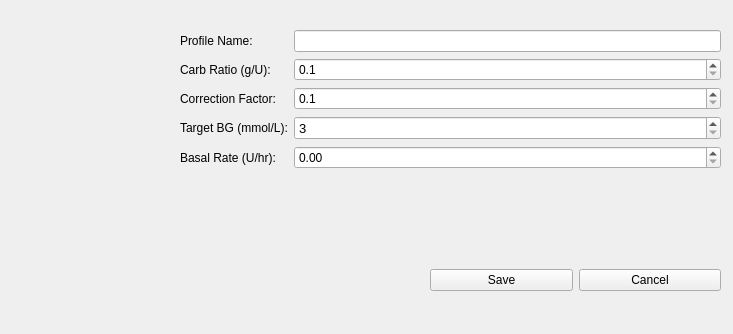
<?xml version="1.0" encoding="UTF-8"?>
<ui version="4.0">
 <class>ProfileEditorPage</class>
 <widget class="QWidget" name="ProfileEditorPage">
  <property name="geometry">
   <rect>
    <x>0</x>
    <y>0</y>
    <width>733</width>
    <height>334</height>
   </rect>
  </property>
  <property name="windowTitle">
   <string>Form</string>
  </property>
  <widget class="QWidget" name="formLayoutWidget">
   <property name="geometry">
    <rect>
     <x>180</x>
     <y>30</y>
     <width>541</width>
     <height>181</height>
    </rect>
   </property>
   <layout class="QFormLayout" name="formLayout">
    <item row="0" column="0">
     <widget class="QLabel" name="lblName">
      <property name="text">
       <string>Profile Name:</string>
      </property>
     </widget>
    </item>
    <item row="3" column="0">
     <widget class="QLabel" name="lblTargetBG">
      <property name="text">
       <string>Target BG (mmol/L):</string>
      </property>
     </widget>
    </item>
    <item row="2" column="0">
     <widget class="QLabel" name="lblCorrection">
      <property name="text">
       <string>Correction Factor:</string>
      </property>
     </widget>
    </item>
    <item row="1" column="0">
     <widget class="QLabel" name="lblCarbRatio">
      <property name="text">
       <string>Carb Ratio (g/U):</string>
      </property>
     </widget>
    </item>
    <item row="0" column="1">
     <widget class="QLineEdit" name="leName"/>
    </item>
    <item row="1" column="1">
     <widget class="QDoubleSpinBox" name="sbCarbRatio">
      <property name="decimals">
       <number>1</number>
      </property>
      <property name="minimum">
       <double>0.100000000000000</double>
      </property>
      <property name="maximum">
       <double>50.000000000000000</double>
      </property>
      <property name="singleStep">
       <double>0.100000000000000</double>
      </property>
     </widget>
    </item>
    <item row="2" column="1">
     <widget class="QDoubleSpinBox" name="sbCorrection">
      <property name="decimals">
       <number>1</number>
      </property>
      <property name="minimum">
       <double>0.100000000000000</double>
      </property>
      <property name="maximum">
       <double>50.000000000000000</double>
      </property>
      <property name="singleStep">
       <double>0.100000000000000</double>
      </property>
     </widget>
    </item>
    <item row="3" column="1">
     <widget class="QSpinBox" name="sbTargetBG">
      <property name="font">
       <font>
        <pointsize>10</pointsize>
       </font>
      </property>
      <property name="minimum">
       <number>3</number>
      </property>
      <property name="maximum">
       <number>15</number>
      </property>
     </widget>
    </item>
    <item row="4" column="0">
     <widget class="QLabel" name="lblBasalRate">
      <property name="text">
       <string>Basal Rate (U/hr):</string>
      </property>
     </widget>
    </item>
    <item row="4" column="1">
     <widget class="QDoubleSpinBox" name="sbBasalRate">
      <property name="maximum">
       <double>15.000000000000000</double>
      </property>
      <property name="singleStep">
       <double>0.100000000000000</double>
      </property>
     </widget>
    </item>
   </layout>
  </widget>
  <widget class="QWidget" name="horizontalLayoutWidget">
   <property name="geometry">
    <rect>
     <x>430</x>
     <y>240</y>
     <width>291</width>
     <height>80</height>
    </rect>
   </property>
   <layout class="QHBoxLayout" name="horizontalLayout">
    <item>
     <widget class="QPushButton" name="btnSave">
      <property name="text">
       <string>Save</string>
      </property>
     </widget>
    </item>
    <item>
     <widget class="QPushButton" name="btnCancel">
      <property name="text">
       <string>Cancel</string>
      </property>
     </widget>
    </item>
   </layout>
  </widget>
 </widget>
 <resources/>
 <connections/>
</ui>
